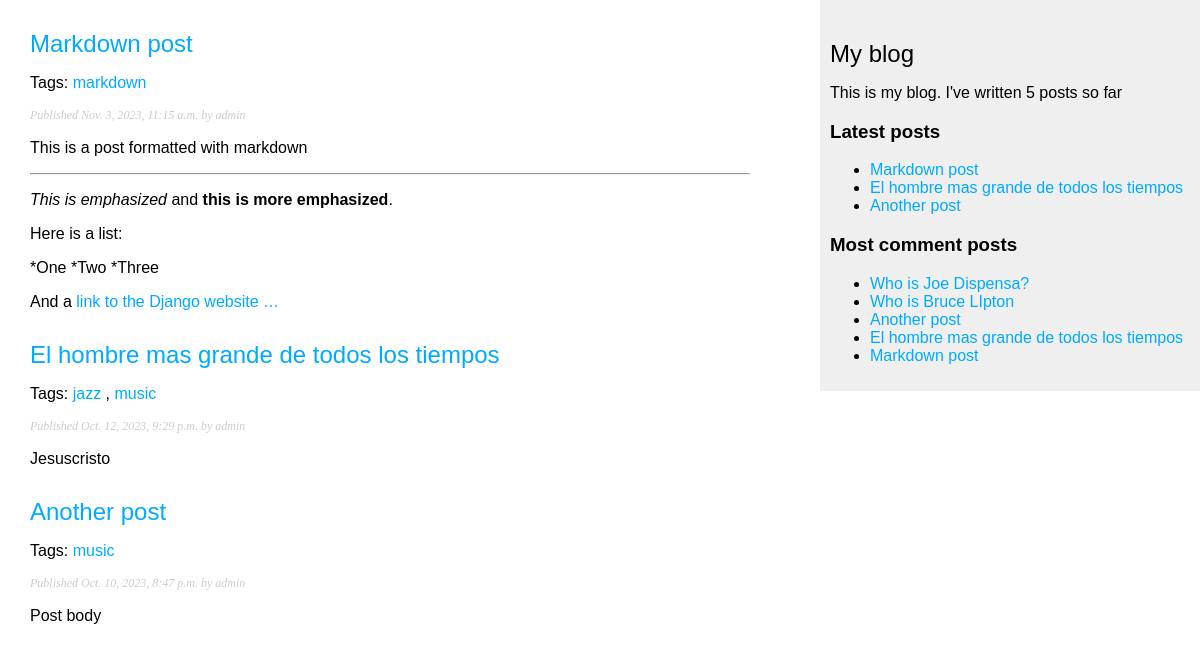
Screenshot of /blog/ with the database file from the repository.
### blog/models.py (models this page shows, shortened)
class Post(models.Model):
    class Status(models.TextChoices):
        DRAFT = 'DF', 'Draft'
        PUBLISHED = 'PB', 'Published'
    title = models.CharField(max_length=250)
    slug = models.SlugField(max_length=250, unique_for_date='publish')
    author = models.ForeignKey(User,
                               on_delete=models.CASCADE,
                               related_name='blog_posts')
    body = models.TextField()
    publish = models.DateTimeField(default=timezone.now)
    created = models.DateTimeField(auto_now_add=True)
    updated = models.DateTimeField(auto_now=True)
    status = models.CharField(max_length=2,
                              choices=Status.choices,
                              default=Status.DRAFT)
    objects = models.Manager()
    published = PublishedManager()
    tags = TaggableManager()
    class Meta:
        ordering = ['-publish']
        indexes = [
            models.Index(fields=['-publish'])
        ]
    def get_absolute_url(self):
        return reverse('blog:post_detail', args=[self.publish.year,
                                                 self.publish.month,
                                                 self.publish.day,
                                                 self.slug])

### blog/views.py (the view)
# urls.py: path('', views.post_list, name='post_list'),
def post_list(request, tag_slug=None):
    post_list = Post.published.all()
    tag = None
    if tag_slug:
        tag = get_object_or_404(Tag, slug=tag_slug)
        post_list = post_list.filter(tag__in=[tag])
    paginator = Paginator(post_list, 3)
    page_number = request.GET.get('page', 1)
    try:
        posts = paginator.page(page_number)
    except PageNotAnInteger:
        posts = paginator.page(paginator.num_pages)
    except EmptyPage:
        posts = paginator.page(paginator.num_pages)
    return render(request, 'blog/post/list.html', {'posts': posts, 'tag': tag})

### blog/models.py (called while the page is built)
    def get_queryset(self):
        return super().get_queryset()\
            .filter(status=Post.Status.PUBLISHED)

### blog/templatetags/blog_tags.py (called while the page is built)
@register.simple_tag()
def total_posts():
    return Post.published.count()

@register.inclusion_tag('blog/post/latest_posts.html')
def show_latest_posts(count=5):
    latest_posts = Post.published.order_by('-publish')[:count]
    return {'latest_posts': latest_posts}

@register.simple_tag()
def get_most_comment_posts(count=5):
    return Post.published.annotate(
        total_comments=Count('comments')
    ).order_by('-total_comments')[:5]

@register.filter(name='markdown')
def markdown_format(text):
    return mark_safe(markdown.markdown(text))

### blog/templates/blog/post/list.html (shortened to what this page needs)
{% extends "blog/base.html" %}
{% load blog_tags %}
{% block content %}
    {% for post in posts %}
        <h2>
            <a href="{{ post.get_absolute_url }}">
                {{ post.title }}
            </a>
        </h2>
        <p class="tags"> Tags:
            {% for tag in post.tags.all %}
                <a href="{% url 'blog:post_list_by_tag' tag.slug %}">
                    {{ tag.name }}
                </a>
                {% if not forloop.last %}, {% endif %}
            {% endfor %}
        </p>
        <p class="date">
            Published {{ post.publish }} by {{ post.author }}
        </p>
        {{ post.body|markdown|truncatewords_html:30 }}
    {% endfor %}
{% endblock %}

### blog/templates/blog/base.html (shortened to what this page needs)
{% load blog_tags %}
{% load static %}
<!DOCTYPE html>
<html>
  <head>
    <link href="{% static 'css/blog.css' %}" rel="stylesheet" />
  </head>
  <body>
    <div id="content">{% block content %} {% endblock %}</div>
    <div id="sidebar">
      <h2>My blog</h2>
      <p>
        This is my blog.
        I've written {% total_posts %} posts so far
      </p>
      <h3>Latest posts</h3>
      {% show_latest_posts 3 %}
      <h3>Most comment posts</h3>
      {% get_most_comment_posts as most_commented_posts %}
      <ul>
        {% for post in  most_commented_posts %}
          <li>
            <a href="{{ post.get_absolute_url }}">{{ post.title }}</a>
          </li>
        {% endfor %}
      </ul>
    </div>
  </body>
</html>

### blog/templates/blog/post/latest_posts.html
<ul>
    {% for post in latest_posts %}
        <li>
            <a href="{{ post.absolute_url }}">{{ post.title }}</a>
        </li>
    {% endfor %}
</ul>

### blog/static/css/blog.css (style rules this page uses)
body { margin:0; padding:0; font-family:helvetica, sans-serif; }
a { color:#00abff; text-decoration:none; }
h2 { font-weight:normal; margin:30px 0 0; }
#content { float:left; width:60%; padding:0 0 0 30px; }
#sidebar { float:right; width:30%; padding:10px; background:#efefef; height:100%; }
p.date { color:#ccc; font-family: georgia, serif; font-size: 12px; font-style: italic; }

### rows the page displays
Post: title "Markdown post", publish "Nov. 3, 2023, 11:15 a.m.", author "admin", body "This is a post formatted with markdown This is emphasized and this is more emphasized . Here is a list: *One *Two *Three And a link to the Django website …"
Tag: name "markdown"
Post: title "El hombre mas grande de todos los tiempos", publish "Oct. 12, 2023, 9:29 p.m.", author "admin", body "Jesuscristo"
Tag: name "jazz"
Tag: name "music"
Post: title "Another post", publish "Oct. 10, 2023, 8:47 p.m.", author "admin", body "Post body"
Post: title "Who is Joe Dispensa?"
Post: title "Who is Bruce LIpton"
